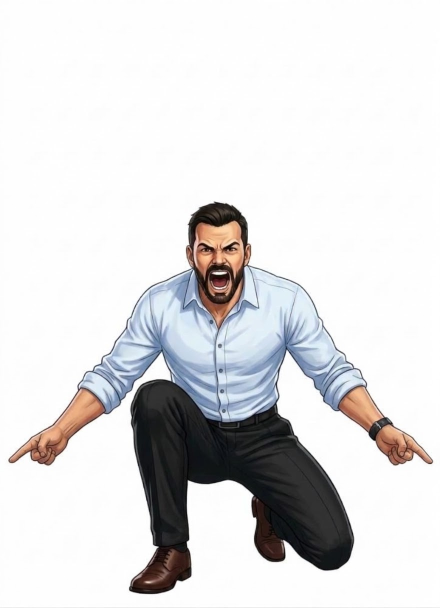
#> input picture assets_inbox/intro/pose_beufa.jpg, 880 x 1215 px, found by its file name (shown at 1/2 size); its folder holds only this picture in this run
$ python preparer_poses.py
#> lines starting #> are read from the running program, lines starting #| are printed output that depends on the picture; after the words box and inside, x2 and y2 are one past the last pixel; in counts of white or black regions, pixels touching at a corner belong together
"""Poses façon « commando » de l'intro (images de Fabien, fond blanc) -> assets/sprites/intro/intro_pose_<id>.png
Détourage : on remplit le blanc depuis les bords (le blanc À L'INTÉRIEUR du perso, cerné de traits, reste).
Toutes les poses dans une même boîte 460 x 520 (pieds en bas, centrées). Une pose absente = le buste reste.
Lancer : python3 outils/intro/preparer_poses.py"""
import os
import numpy as np
from PIL import Image
from scipy import ndimage

L, H = 460, 520
# retouches par pose : 'trous' = sous cette hauteur (part de l'image), les grandes zones blanches fermées (entre les
# jambes...) deviennent transparentes ; 'ombre' = sous cette hauteur, on efface l'ombre pointillée au sol : on ne garde
# que ce qui touche du teinté (chaussures, jean) : l'ombre grise part
RETOUCHES = {'julien': {'trous': 0.6, 'ombre': 0.85}}
for id_ in ['beufa', 'kedric', 'julien', 'greg', 'remi', 'lionel']:
    src = f'assets_inbox/intro/pose_{id_}.jpg'
    if not os.path.exists(src):
        src = src.replace('.jpg', '.png')
        if not os.path.exists(src): print(id_, ': pas encore de pose'); continue
    im = np.asarray(Image.open(src).convert('RGB')).astype(int)
    blanc = (im.min(2) > 228) & (im.max(2) - im.min(2) < 20)
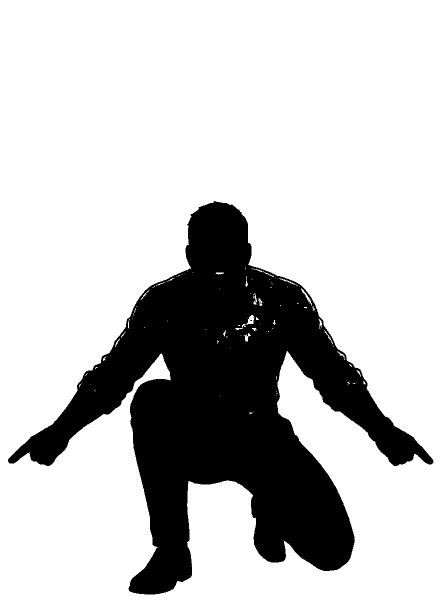
#> blanc: shape (1215, 880) bool (shown at 1/2 size); 77.3% white; 4 black regions (3 under 20 px), largest, box (x1, y1, x2, y2) and area: (16, 402, 867, 1189) 242761
    lab, _ = ndimage.label(blanc)
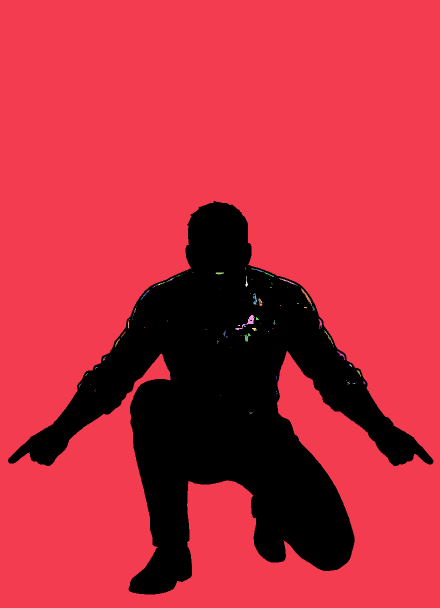
#> lab: shape (1215, 880) int32 (shown at 1/2 size); 145 distinct labels, from 0 to 144; one colour per label, 0 black
    bords = set(np.unique(np.concatenate([lab[0], lab[-1], lab[:, 0], lab[:, -1]]))) - {0}
#> bords = 1 item
    fond = np.isin(lab, list(bords))
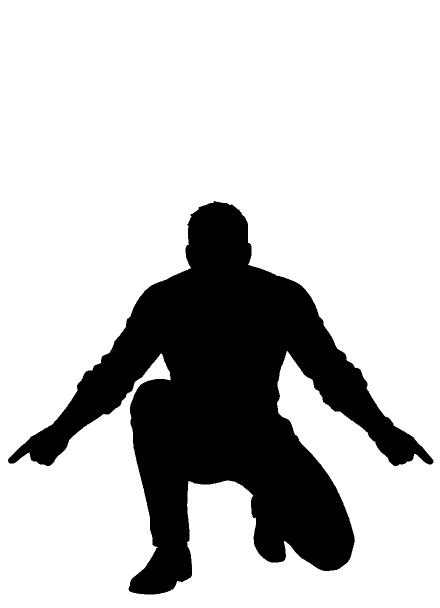
#> fond: shape (1215, 880) bool (shown at 1/2 size); 77.1% white; 1 black region, box (x1, y1, x2, y2) and area: (16, 402, 867, 1189) 244486
    r = RETOUCHES.get(id_, {})
    if r.get('trous'):
        tailles_b = ndimage.sum(blanc, lab, range(1, lab.max() + 1))
        cy = ndimage.center_of_mass(blanc, lab, range(1, lab.max() + 1))
        gros = [i + 1 for i, (t, c) in enumerate(zip(tailles_b, cy)) if t > 0.002 * blanc.size and c[0] > r['trous'] * blanc.shape[0]]
        fond |= np.isin(lab, gros)
    fond = ndimage.binary_opening(fond, iterations=1)
#> fond: shape (1215, 880) bool; 77.1% white; 5 black regions (4 under 20 px), largest, box (x1, y1, x2, y2) and area: (16, 402, 867, 1189) 244535
    perso = ~fond
    if r.get('ombre'):
        y0 = int(r['ombre'] * perso.shape[0])
        colore = (im.max(2) - im.min(2)) >= 16          # l'ombre est grise ; chaussures et jean sont teintés
        colore = ndimage.binary_opening(colore, iterations=2)
        coque = ndimage.binary_fill_holes(ndimage.binary_closing(colore, iterations=8, border_value=1))
        perso[y0:] &= ndimage.binary_dilation(coque, iterations=4)[y0:]
    lab2, n = ndimage.label(perso)                      # on garde les gros morceaux (le perso), pas les poussières
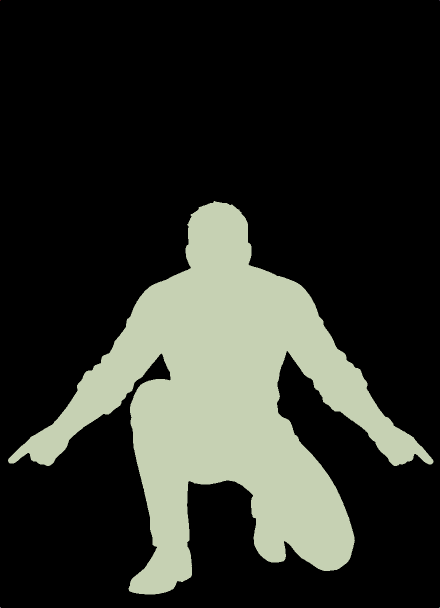
#> lab2: shape (1215, 880) int32 (shown at 1/2 size); 6 distinct labels, from 0 to 5; one colour per label, 0 black
#> n = 5
    tailles = ndimage.sum(perso, lab2, range(1, n + 1))
#> tailles = [1, 1, 244535, 1, 1]
    perso = np.isin(lab2, 1 + np.where(tailles > 0.01 * tailles.max())[0])
    a = ndimage.gaussian_filter(perso.astype(float), 0.7)
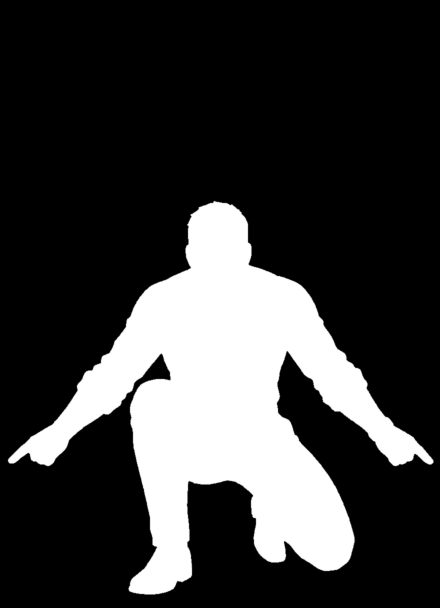
#> a: shape (1215, 880) float64 (shown at 1/2 size); min 0, max 1, mean 0.229
    img = Image.fromarray(np.dstack([im, a * 255]).astype(np.uint8), 'RGBA')
    img = img.crop(img.getbbox())
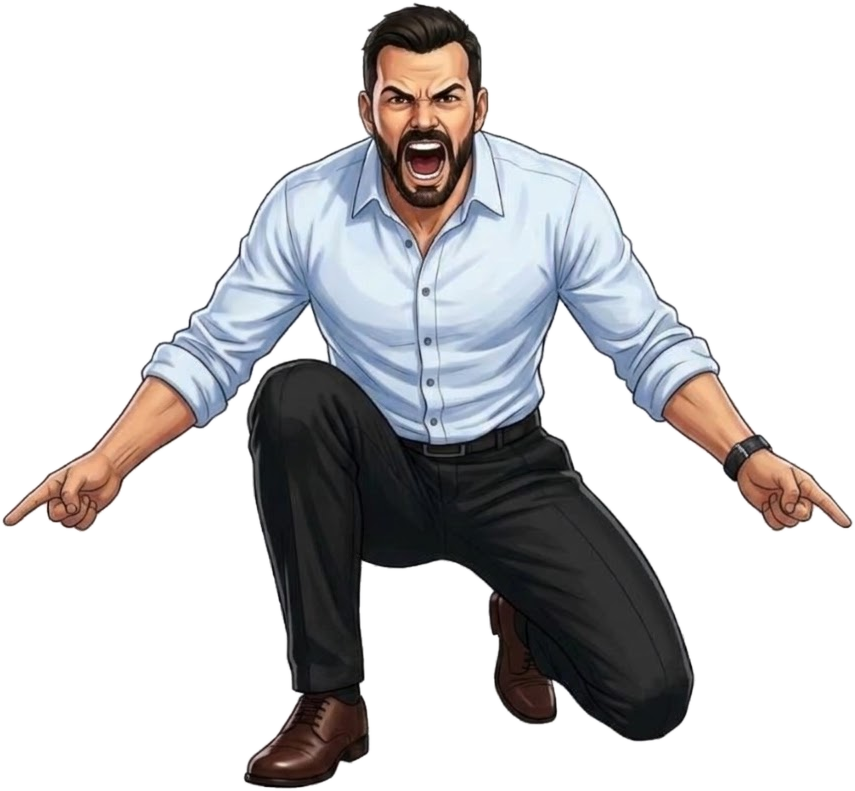
#> img: PIL image 855x791 RGBA; mean R, G, B, A 203.4, 202.5, 203.9, 92.2; transparent parts drawn white
    f = min(L / img.width, H / img.height)
#> f = 0.538
    img = img.resize((round(img.width * f), round(img.height * f)), Image.LANCZOS)
#> img: PIL image 460x426 RGBA
    boite = Image.new('RGBA', (L, H)); boite.alpha_composite(img, ((L - img.width) // 2, H - img.height))
#> after `boite = Image.new('RGBA', (L, H))`: boite: PIL image 460x520 RGBA; every value is 0
#> after `boite.alpha_composite(img, ((L - img.width) // 2, H - img.height))`:
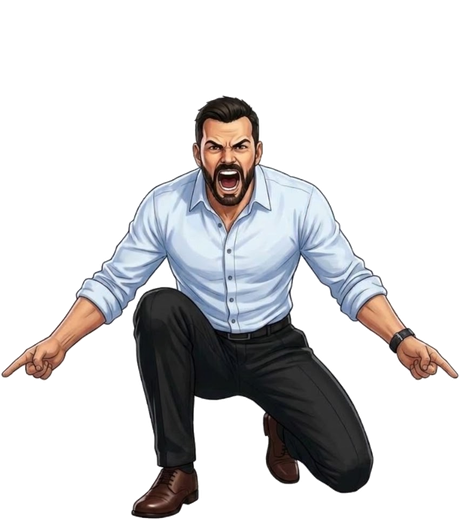
#> boite: PIL image 460x520 RGBA; mean R, G, B, A 37.6, 36.9, 38.1, 75.5; transparent parts drawn white
    boite.save(f'assets/sprites/intro/intro_pose_{id_}.png', optimize=True)
    print(id_, img.size)
#| beufa (460, 426)
